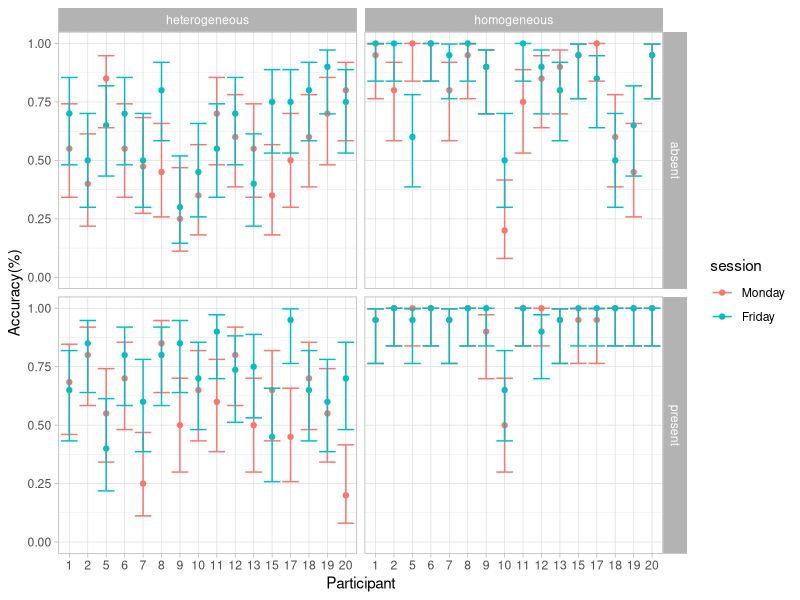
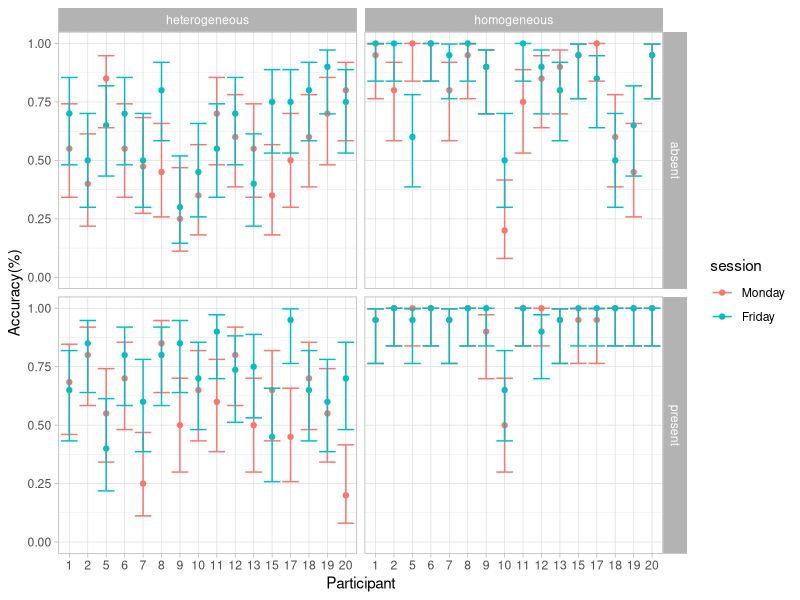

Source code (R) for these figures, in order: (Note: this script raises an error after producing the figures.)
library(lme4)
library(ggplot2)
library(scales)
library(dplyr)
library(boot)
library(gridExtra)
library(Hmisc)

cbPalette <- c("#E69F00", "#56B4E9")
setwd("C:/Users/r02al13/Documents/GitHub/HemianopiaTraining/ControlStudyResults/Accuracy200ms")
# TODO: check subjects to replace!
# setwd("C:/Users/r02al13/Documents/GitHub/HemianopiaTraining")
# here is a list of the subjects we want to exlude from the analysis:
#subjectsToRemove = 3

# read in acc data:
print("Processing Acc data")
dat <- read.csv("AccuracyControl.txt", sep="\t")
#dat <- read.csv("Acc20.txt", sep="\t")
names(dat) = c("subj","session", "trialNum","Difficulty", "targPresent", "targSide","response", "acc")
dat$targPresent = as.factor(dat$targPresent)
levels(dat$targPresent) = c("absent", "present")
# remove some subjects
dat$subj = as.factor(dat$subj)
dat$session = as.factor(dat$session)
dat$Difficulty= as.factor(dat$Difficulty)
levels(dat$Difficulty) = c("heterogeneous", "homogeneous")
dat$session= as.factor(dat$session)
levels(dat$session) = c("Monday", "Friday")


#dat = (dat[!(dat$subj%in% subjectsToRemove),])
dat$subj = factor(dat$subj)

# save!!!
saveRDS(dat,file="AccData200ms.Rda")
#saveRDS(dat,file="../data/AccData200ms.Rda")



#  why is the line below here?
# dat = dat[which(dat$trial>9),]

accdat  = (dat
	%>% group_by(subj, Difficulty, targPresent, session)
	%>% summarise(
		accuracy = mean(acc),
		nTrials = length(acc)))

bci95 =	binconf(accdat$accuracy*accdat$nTrials, accdat$nTrials)
accdat$lower = bci95[,2]
accdat$upper = bci95[,3]
rm(bci95)


pAcc2 = ggplot(accdat, aes(x=subj, y=accuracy, colour=session,ymin=lower,ymax=upper)) 
pAcc2 = pAcc2 + geom_point() 
pAcc2 = pAcc2 + theme_light()
pAcc2 = pAcc2 + scale_y_continuous(name="Accuracy(%)", limits=c(0,1)) 
pAcc2 = pAcc2 + scale_x_discrete(name="Participant")+scale_fill_manual(name="Search Difficulty", values=cbPalette)+ facet_grid(targPresent~Difficulty)
pAcc2 = pAcc2 + geom_errorbar()
pAcc2
ggsave("accuracy200control.jpg",dpi=600, width=12, height=6)
write.csv(accdat, "../data/accDat200ms.txt", row.names=F)


accdat2 = (accdat
	%>%group_by(Difficulty, targPresent, session)
	%>% summarise(
		meanAccuracy = mean(accuracy),
		std = sd(accuracy),
		nPeople = length(accuracy),
		stder = std/sqrt(nPeople),
		lower = meanAccuracy - 1.96*stder,
		upper = meanAccuracy + 1.96*stder))

pAcc3 = ggplot(accdat2, aes(x=session, y=meanAccuracy, colour=Difficulty, ymin=lower,ymax=upper)) 
pAcc3 = pAcc3 + geom_point() 
pAcc3 = pAcc3 + theme_light()
pAcc3 = pAcc3 + scale_y_continuous(name="Accuracy(%)", limits=c(0,1)) 
pAcc3 = pAcc3 + scale_x_discrete(name="Session")+scale_fill_manual(name="Search Difficulty", values=cbPalette)+ facet_grid(.~targPresent)
pAcc3 = pAcc3 + geom_errorbar()
pAcc3
ggsave("../plots/accuracy200msc2.jpg",dpi=600, width=6, height=4)
ggsave("plots/accuracy200msc2.jpg",dpi=600, width=6, height=4)

dat <- read.csv("data/dprime.txt", sep="\t")
names(dat) = c("subj","session","Difficulty", "dprime")
# remove some subjects
dat$subj = as.factor(dat$subj)
dat$session = as.factor(dat$session)
dat$Difficulty= as.factor(dat$Difficulty)
levels(dat$Difficulty) = c("heterogeneous", "homogeneous")
dat$session= as.factor(dat$session)
levels(dat$session) = c("Monday", "Friday")
DIprime=(dat
	%>%group_by(Difficulty, session)
	%>% summarise(
		meanDprime = mean(dprime),
		std = sd(dprime),
		nPeople = length(dprime),
		stder = std/sqrt(nPeople),
		lower = meanDprime - 1.96*stder,
		upper = meanDprime + 1.96*stder))

dP = ggplot(DIprime, aes(x=session, y=meanDprime, colour=Difficulty, ymin=lower,ymax=upper)) 
dP = dP + geom_point() 
dP = dP + theme_light()
dP = dP + scale_y_continuous(name="Mean d'", limits=c(-1,5)) 
dP = dP + scale_x_discrete(name="Session")+scale_fill_manual(name="Search Difficulty", values=cbPalette)
dP = dP + geom_errorbar()
dP
ggsave("plots/Dprime.jpg",dpi=600, width=6, height=4)
